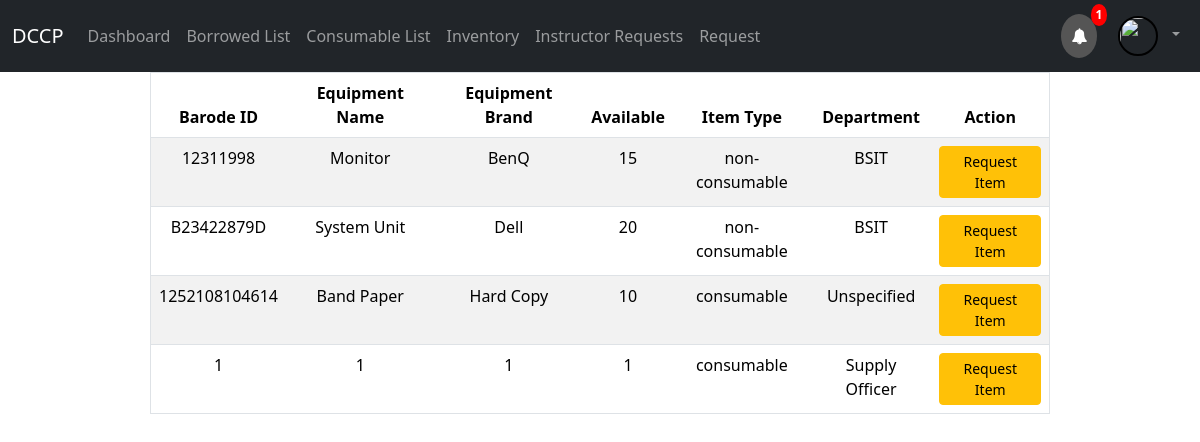
The page /request_index.php on the database its author committed.
### tables this page shows
CREATE TABLE `inventory` (
  `id` int(11) NOT NULL,
  `item_code` char(100) NOT NULL,
  `equipment_name` char(100) NOT NULL,
  `equipment_brand` char(100) NOT NULL,
  `equipment_model` char(100) NOT NULL,
  `quantity` int(11) NOT NULL,
  `item_type` text NOT NULL,
  `img` varchar(255) NOT NULL,
  `Locate` text NOT NULL
);

### request_index.php (the view, shortened to what this page needs)
<?php
include_once("config.php");
$name = $_SESSION['username'];
	$rs=mysqli_query($mysqli, "select * from inventory where quantity > 0");
?>
<!DOCTYPE html>
<html>
	<head>
	</head>
	<body>
		<link href="https://cdn.jsdelivr.net/npm/bootstrap@5.3.2/dist/css/bootstrap.min.css" rel="stylesheet">
		<?php include 'navigation_user.php'; ?>
		<table class="table table-striped w-75" border="1px" align="center">
			<thead >
				<tr align="center" >
					<th><b>Barode ID</b></th>
					<th><b>Equipment Name</b></th>
					<th><b>Equipment Brand</b></th>
					<th><b>Available</b></th>
					<th><b>Item Type</b></th>
                    <th><b>Department</b></th>
					<th colspan="2"><b>Action</b></th>
				</tr>
			</thead>
			<tbody>
<?php
while ($res = mysqli_fetch_array($rs)) {
    $rt = mysqli_query($mysqli, "SELECT * FROM request_to_ph WHERE id = " . $res['id']);
    if ($ret = mysqli_fetch_array($rt)) {
        if ($ret['rname'] == $name) {
            echo "<tr align='center'>";
            echo "<td>" . $res['item_code'] . "</td>";
            echo "<td>" . $res['equipment_name'] . "</td>";
            echo "<td>" . $res['equipment_brand'] . "</td>";
            echo "<td>" . $res['quantity'] . "</td>";
            echo "<td>" . $res['item_type'] . "</td>";
            echo "<td>" . $res['Locate'] . "</td>";
            echo "<td><a class='btn btn-sm btn-danger' href='request_item.php?id=" . $res['id'] . "&action=cancel'>Cancel Request</a></td>";
            echo "</tr>";
        }
    } else {
        echo "<tr align='center'>";
        echo "<td>" . $res['item_code'] . "</td>";
        echo "<td>" . $res['equipment_name'] . "</td>";
        echo "<td>" . $res['equipment_brand'] . "</td>";
        echo "<td>" . $res['quantity'] . "</td>";
        echo "<td>" . $res['item_type'] . "</td>";
        echo "<td>" . $res['Locate'] . "</td>";
        echo "<td><a class='btn btn-sm btn-warning' href='request_item_amout.php?id=" . $res['id'] . "&action=request&quantity=" . $res['quantity'] . "&user_type=user'>Request Item</a></td>";
        echo "</tr>";
    }
}
?>
			</tbody>
		</table>
	</body>
</html>

### request_index.php (style rules this page uses)
body { font-family: Arial, sans-serif; margin: 0; padding: 0; }

### rows shown on the page
inventory: item_code "12311998", equipment_name "Monitor", equipment_brand "BenQ", quantity "15", item_type "non-consumable", Locate "BSIT"
inventory: item_code "B23422879D", equipment_name "System Unit", equipment_brand "Dell", quantity "20", item_type "non-consumable", Locate "BSIT"
inventory: item_code "1252108104614", equipment_name "Band Paper", equipment_brand "Hard Copy", quantity "10", item_type "consumable", Locate "Unspecified"
inventory: item_code "1", equipment_name "1", equipment_brand "1", quantity "1", item_type "consumable", Locate "Supply Officer"

### other values the page prints
$alerto "1"
